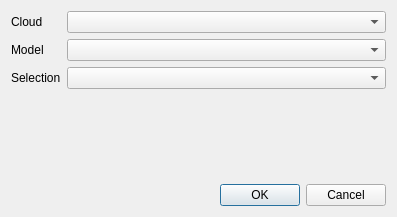
<?xml version="1.0" encoding="UTF-8"?>
<ui version="4.0">
 <class>AddNewSeries</class>
 <widget class="QDialog" name="AddNewSeries">
  <property name="geometry">
   <rect>
    <x>0</x>
    <y>0</y>
    <width>397</width>
    <height>217</height>
   </rect>
  </property>
  <property name="windowTitle">
   <string>Dialog</string>
  </property>
  <layout class="QGridLayout" name="gridLayout">
   <item row="0" column="0">
    <layout class="QFormLayout" name="formLayout">
     <item row="0" column="0">
      <widget class="QLabel" name="label">
       <property name="text">
        <string>Cloud</string>
       </property>
      </widget>
     </item>
     <item row="0" column="1">
      <widget class="ObjectSelectionComboBox" name="comboCloud"/>
     </item>
     <item row="1" column="0">
      <widget class="QLabel" name="label_2">
       <property name="text">
        <string>Model</string>
       </property>
      </widget>
     </item>
     <item row="1" column="1">
      <widget class="ObjectSelectionComboBox" name="comboModel"/>
     </item>
     <item row="2" column="0">
      <widget class="QLabel" name="label_3">
       <property name="text">
        <string>Selection</string>
       </property>
      </widget>
     </item>
     <item row="2" column="1">
      <widget class="ObjectSelectionComboBox" name="comboArea"/>
     </item>
    </layout>
   </item>
   <item row="1" column="0">
    <widget class="QDialogButtonBox" name="buttonBox">
     <property name="orientation">
      <enum>Qt::Horizontal</enum>
     </property>
     <property name="standardButtons">
      <set>QDialogButtonBox::Cancel|QDialogButtonBox::Ok</set>
     </property>
    </widget>
   </item>
  </layout>
 </widget>
 <customwidgets>
  <customwidget>
   <class>ObjectSelectionComboBox</class>
   <extends>QComboBox</extends>
   <header>qtHelper.h</header>
  </customwidget>
 </customwidgets>
 <resources/>
 <connections>
  <connection>
   <sender>buttonBox</sender>
   <signal>accepted()</signal>
   <receiver>AddNewSeries</receiver>
   <slot>accept()</slot>
   <hints>
    <hint type="sourcelabel">
     <x>248</x>
     <y>254</y>
    </hint>
    <hint type="destinationlabel">
     <x>157</x>
     <y>274</y>
    </hint>
   </hints>
  </connection>
  <connection>
   <sender>buttonBox</sender>
   <signal>rejected()</signal>
   <receiver>AddNewSeries</receiver>
   <slot>reject()</slot>
   <hints>
    <hint type="sourcelabel">
     <x>316</x>
     <y>260</y>
    </hint>
    <hint type="destinationlabel">
     <x>286</x>
     <y>274</y>
    </hint>
   </hints>
  </connection>
 </connections>
</ui>
